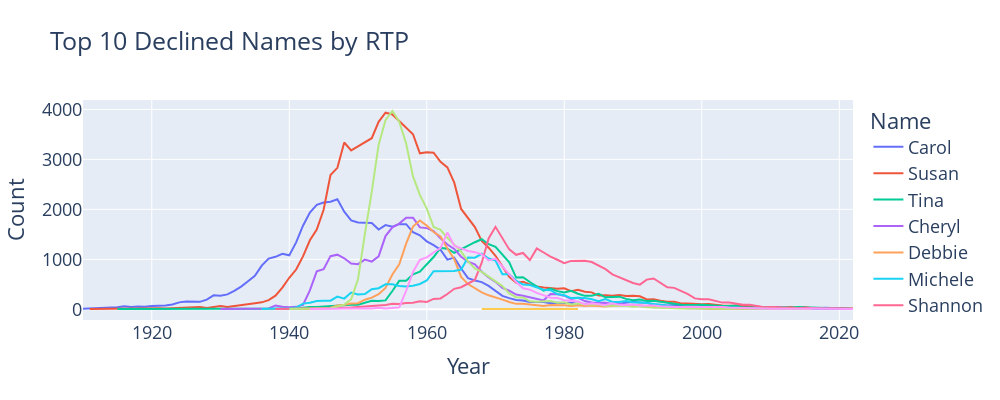

Write notebook code for a chart like this one.
### Code cell
# Dựa vào phần trên, hãy plot sự thay đổi của 10 tên suy giảm nhiều nhất
top_declined_names = rtp_df.nsmallest(10, 'RTP')['Name']
fig = px.line(f_babynames[f_babynames["Name"].isin(top_declined_names)], 
              x="Year", y="Count", color="Name", 
              title="Top 10 Declined Names by RTP")
fig.update_layout(font_size=18, autosize=False, width=1000, height=400)
fig.show()
